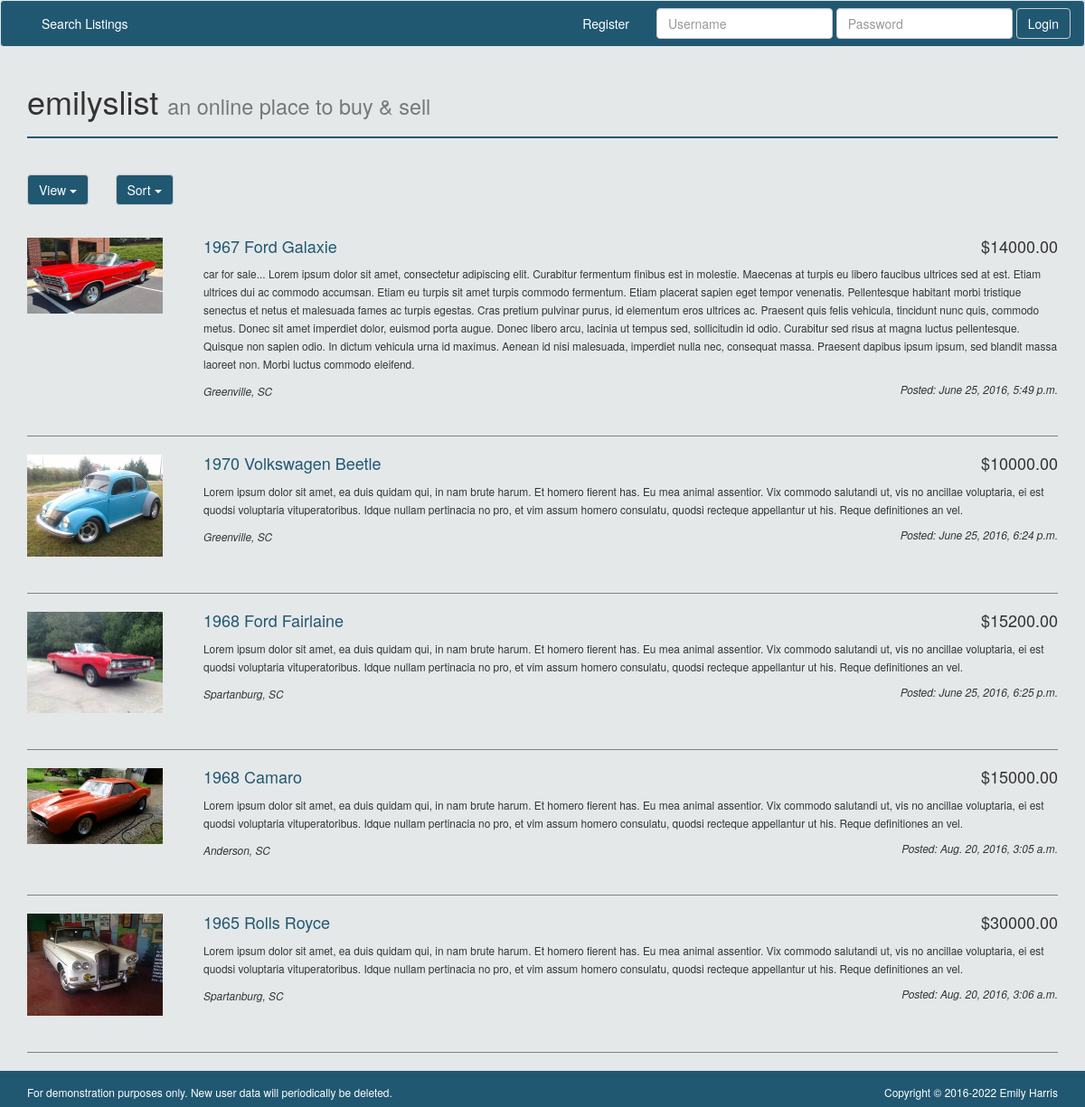
The app's page /category/2/thumbnail/ with its own data.
### classifieds/models.py (models this page shows)
class Listing(models.Model):
    user = models.ForeignKey('auth.User', on_delete=models.PROTECT)
    title = models.CharField(max_length=50)
    price = models.DecimalField(decimal_places=2, max_digits=15)
    location = models.ForeignKey(Region, on_delete=models.PROTECT)
    created = models.DateTimeField(auto_now_add=True)
    body = models.TextField()
    photo = models.ImageField(upload_to="item_photos", null=True, blank=True)
    category=models.ForeignKey(Category, on_delete=models.PROTECT)
    @property
    def photo_url(self):
        if self.photo:
            return self.photo.url
        return "http://www.clker.com/cliparts/f/Z/G/4/h/Q/no-image-available-md.png"

class Region(models.Model):
    location = models.CharField(max_length=50)
    def __str__(self):
        return self.location

### classifieds/views.py (the view)
# urls.py: url(r'^category/(?P<pk>\d+)/thumbnail/$', CategoryListThumbnailView.as_view(), name='category_list_thumbnail_view'),
class CategoryListThumbnailView(ListView):
    model = Listing
    template_name = 'classifieds/category_list_thumbnail.html'
    def get_queryset(self, **kwargs):
        category_id = self.kwargs.get('pk')
        sort = self.request.GET.get('sort')
        if sort:
            return Listing.objects.filter(category=category_id).order_by(sort)
        else:
            return Listing.objects.filter(category=category_id)
    def get_context_data(self, **kwargs):
        context = super().get_context_data(**kwargs)
        context['category_id'] = self.kwargs.get('pk')
        return context

### templates/classifieds/category_list_thumbnail.html (shortened to what this page needs)
{% extends "base.html" %}
{% block content %}
<div class="row">
  <div class="col-sm-1 dropdown-button">
    <div class="dropdown">
      <button class="btn btn-default dropdown-toggle" type="button" id="dropdownMenu1" data-toggle="dropdown" aria-haspopup="true" aria-expanded="true">
        View
        <span class="caret"></span>
      </button>
    </div>
    <br><br>
  </div>
  <div class="col-sm-1 dropdown-button">
    <div class="dropdown">
      <button class="btn btn-default dropdown-toggle" type="button" id="dropdownMenu1" data-toggle="dropdown" aria-haspopup="true" aria-expanded="true">
        Sort
        <span class="caret"></span>
      </button>
    </div>
    <br><br>
  </div>
</div>
<br>
  {% for object in object_list %}
  <div class="row">
    <div class="col-sm-2">
      <div class="thumbnail-image">
        <a href="{% url 'listing_detail_view' object.pk %}">
          <img class="thumbnail-image" src="{{object.photo_url}}" alt="">
        </a>
      </div>
    </div>
    <div class="col-sm-10">
      <div class="row">
        <div class="col-sm-10">
          <a href="{% url 'listing_detail_view' object.pk %}"><h4 class="thumbnail-listing-name">{{object.title}}</h4></a>
        </div>
        <div class="col-sm-2">
          <h4 class='thumbnail-price'>${{object.price}}</h4>
        </div>
      </div>
      <div class="row">
        <div class="col-sm-12">
          <p><small>{{object.body}}</small></p>
        </div>
      </div>
        <div class="row">
          <div class="col-sm-6">
            <small><em>{{object.location}}</em></small>
          </div>
          <div class="col-sm-6">
            <small class='pull-right' ><em>Posted: {{object.created}}</em></small>
          </div>
        </div>
      </div>
    </div>
  <br><hr class='gray'>
{% endfor %}
{% endblock %}

### classifieds/static/classifieds/css/main.css (style rules this page uses)
html, body { height: 100%; }
body { background-color: #e5e8e9 }
.btn-default { color: white; background-color: #205872 }
a { color: #205872; }
.thumbnail-image { max-width: 150px; text-align: center; margin-right: 0px; }
.thumbnail-listing-name { margin-top: 0px; }
.thumbnail-price { text-align: right; margin-top: 0px; }
.dropdown-button { height: 50px; margin-top: 20px; }
.gray { border-color: gray; }

### records on screen
Listing: photo_url (picture), title "1967 Ford Galaxie", price "14000.00", body "car for sale... Lorem ipsum dolor sit amet, consectetur adipiscing elit. Curabitur fermentum finibus est in molestie. Maecenas at turpis eu libero faucibus ultrices sed at est. Etiam ultrices dui ac commodo accumsan. Etiam eu turpis sit amet turpis commodo fermentum. Etiam placerat sapien eget tempor venenatis. Pellentesque habitant morbi tristique senectus et netus et malesuada fames ac turpis egestas. Cras pretium pulvinar purus, id elementum eros ultrices ac. Praesent quis felis vehicula, tincidunt nunc quis, commodo metus. Donec sit amet imperdiet dolor, euismod porta augue. Donec libero arcu, lacinia ut tempus sed, sollicitudin id odio. Curabitur sed risus at magna luctus pellentesque.…", location "Greenville, SC", created "June 25, 2016, 5:49 p.m."
Listing: photo_url (picture), title "1970 Volkswagen Beetle", price "10000.00", body "Lorem ipsum dolor sit amet, ea duis quidam qui, in nam brute harum. Et homero fierent has. Eu mea animal assentior. Vix commodo salutandi ut, vis no ancillae voluptaria, ei est quodsi voluptaria vituperatoribus. Idque nullam pertinacia no pro, et vim assum homero consulatu, quodsi recteque appellantur ut his. Reque definitiones an vel.", location "Greenville, SC", created "June 25, 2016, 6:24 p.m."
Listing: photo_url (picture), title "1968 Ford Fairlaine", price "15200.00", body "Lorem ipsum dolor sit amet, ea duis quidam qui, in nam brute harum. Et homero fierent has. Eu mea animal assentior. Vix commodo salutandi ut, vis no ancillae voluptaria, ei est quodsi voluptaria vituperatoribus. Idque nullam pertinacia no pro, et vim assum homero consulatu, quodsi recteque appellantur ut his. Reque definitiones an vel.", location "Spartanburg, SC", created "June 25, 2016, 6:25 p.m."
Listing: photo_url (picture), title "1968 Camaro", price "15000.00", body "Lorem ipsum dolor sit amet, ea duis quidam qui, in nam brute harum. Et homero fierent has. Eu mea animal assentior. Vix commodo salutandi ut, vis no ancillae voluptaria, ei est quodsi voluptaria vituperatoribus. Idque nullam pertinacia no pro, et vim assum homero consulatu, quodsi recteque appellantur ut his. Reque definitiones an vel.", location "Anderson, SC", created "Aug. 20, 2016, 3:05 a.m."
Listing: photo_url (picture), title "1965 Rolls Royce", price "30000.00", body "Lorem ipsum dolor sit amet, ea duis quidam qui, in nam brute harum. Et homero fierent has. Eu mea animal assentior. Vix commodo salutandi ut, vis no ancillae voluptaria, ei est quodsi voluptaria vituperatoribus. Idque nullam pertinacia no pro, et vim assum homero consulatu, quodsi recteque appellantur ut his. Reque definitiones an vel.", location "Spartanburg, SC", created "Aug. 20, 2016, 3:06 a.m."
